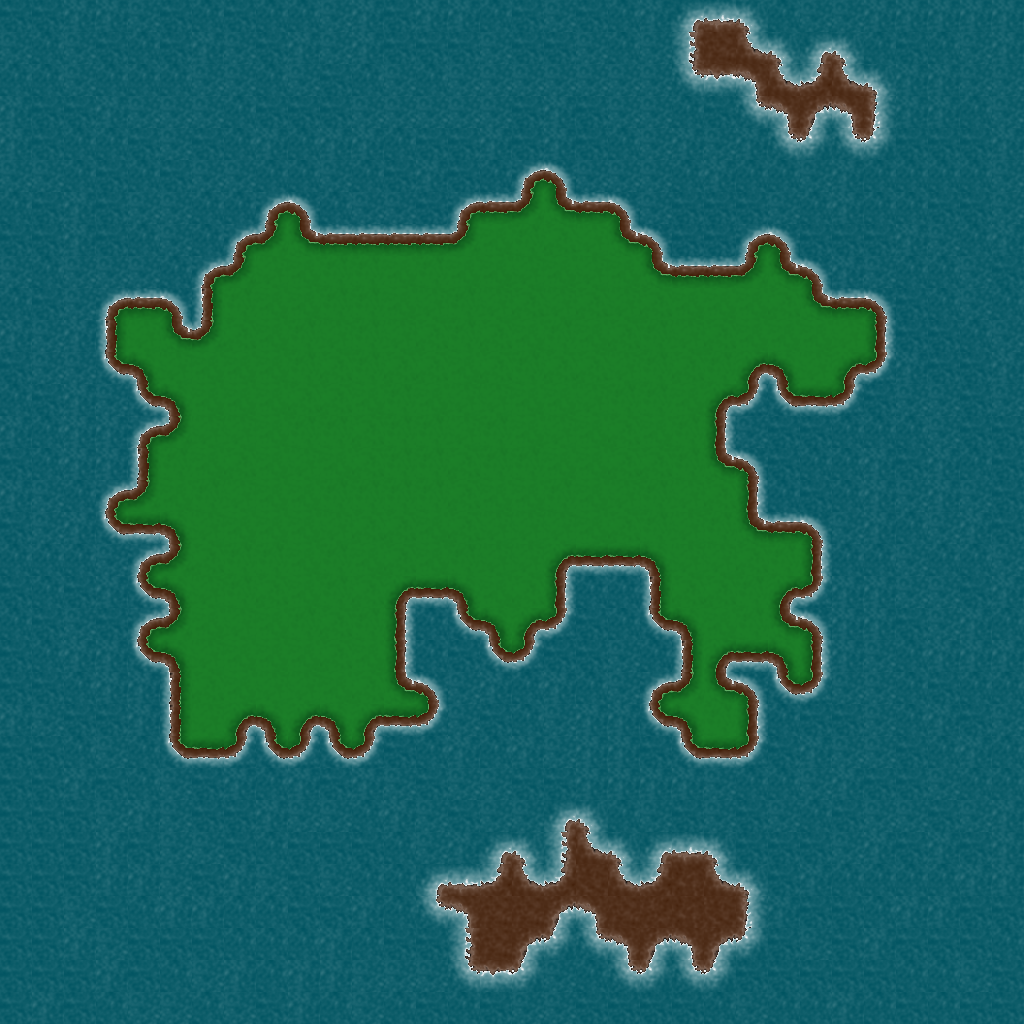

The image is a tile-based game level rendered from a .tmx file. Its description and source (layers, tilesets, objects; grid data summarised) follow:
An orthogonal 32x32 tile map with 32x32 px tiles, 1 tile layer (map) and 23 objects (23x Coin).

<map version="1.0" orientation="orthogonal" width="32" height="32" tilewidth="32" tileheight="32">
 <tileset firstgid="1" name="tiles" tilewidth="32" tileheight="32">
  <image source="../images/ocean.png" width="256" height="256" />
  <terraintypes>
   <terrain name="grass-water" tile="-1" />
   <terrain name="dirt-water" tile="-1" />
  </terraintypes>
  <tile id="0">
   <properties>
    <property name="wall" value="1" />
   </properties>
  </tile>
  <tile id="1">
   <properties>
    <property name="wall" value="1" />
   </properties>
  </tile>
  <tile id="2">
   <properties>
    <property name="wall" value="1" />
   </properties>
  </tile>
  <tile id="3">
   <properties>
    <property name="wall" value="1" />
   </properties>
  </tile>
  <tile id="4" terrain=",1,," />
  <tile id="5" terrain=",,,1" />
  <tile id="6" terrain=",,1," />
  <tile id="7" terrain="1,,," />
  <tile id="8" terrain="1,1,," />
  <tile id="9" terrain=",1,,1" />
  <tile id="10" terrain=",,1,1" />
  <tile id="11" terrain="1,,1," />
  <tile id="12" terrain="1,1,,1" />
  <tile id="13" terrain=",1,1,1" />
  <tile id="14" terrain="1,,1,1" />
  <tile id="15" terrain="1,1,1," />
  <tile id="16" terrain="1,1,1,1" />
  <tile id="17" terrain="1,1,1,1" />
  <tile id="18" terrain="1,1,1,1" />
  <tile id="19" terrain="1,1,1,1" />
  <tile id="32" terrain="0,0,0,0" />
  <tile id="33" terrain="0,0,0,0" />
  <tile id="34" terrain="0,0,0,0" />
  <tile id="35" terrain="0,0,0,0" />
  <tile id="36" terrain=",,0," />
  <tile id="37" terrain="0,,," />
  <tile id="38" terrain=",0,," />
  <tile id="39" terrain=",,,0" />
  <tile id="40" terrain=",,0,0" />
  <tile id="41" terrain="0,,0," />
  <tile id="42" terrain="0,0,," />
  <tile id="43" terrain=",0,,0" />
  <tile id="44" terrain="0,,0,0" />
  <tile id="45" terrain="0,0,0," />
  <tile id="46" terrain="0,0,,0" />
  <tile id="47" terrain=",0,0,0" />
 </tileset>
 <layer name="map" width="32" height="32">
  <data>[1024 cells, 1024 non-empty, 36 distinct tile ids]</data>
 </layer>
 <objectgroup name="Coins" width="32" height="32">
  <object name="Coin" gid="63" x="192" y="384" />
  <object name="Coin" gid="63" x="385" y="427" />
  <object name="Coin" gid="63" x="320" y="288" />
  <object name="Coin" gid="63" x="615" y="424" />
  <object name="Coin" gid="63" x="679" y="519" />
  <object name="Coin" gid="63" x="485" y="456" />
  <object name="Coin" gid="63" x="200" y="617" />
  <object name="Coin" gid="63" x="768" y="576" />
  <object name="Coin" gid="63" x="320" y="704" />
  <object name="Coin" gid="63" x="224" y="487" />
  <object name="Coin" gid="63" x="545" y="361" />
  <object name="Coin" gid="63" x="295" y="450" />
  <object name="Coin" gid="63" x="399" y="561" />
  <object name="Coin" gid="63" x="485" y="615" />
  <object name="Coin" gid="63" x="453" y="329" />
  <object name="Coin" gid="63" x="777" y="325" />
  <object name="Coin" gid="63" x="581" y="265" />
  <object name="Coin" gid="63" x="705" y="359" />
  <object name="Coin" gid="63" x="579" y="521" />
  <object name="Coin" gid="63" x="704" y="615" />
  <object name="Coin" gid="63" x="707" y="737" />
  <object name="Coin" gid="63" x="300" y="580" />
  <object name="Coin" gid="63" x="292" y="356" />
 </objectgroup>
</map>
